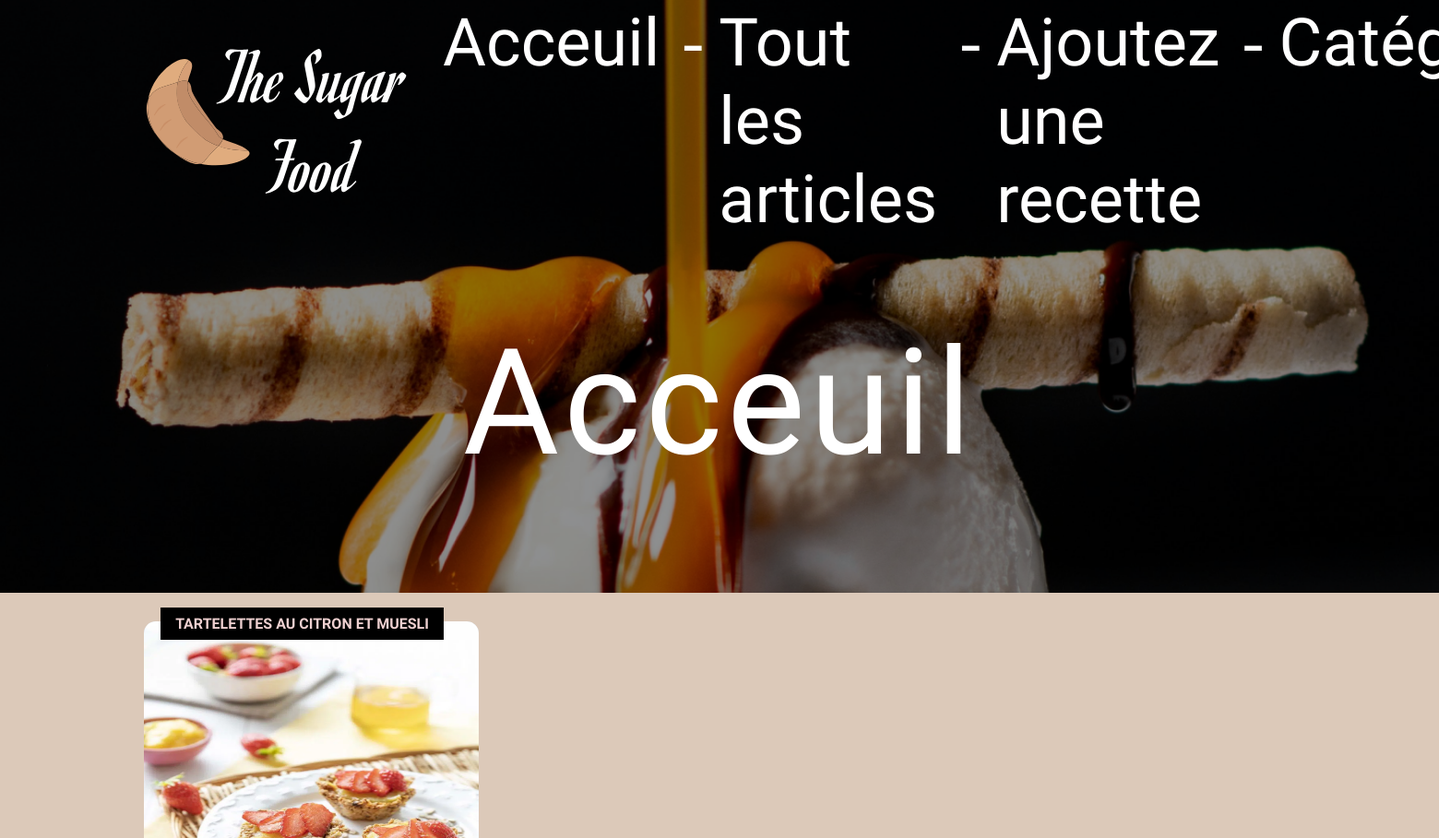
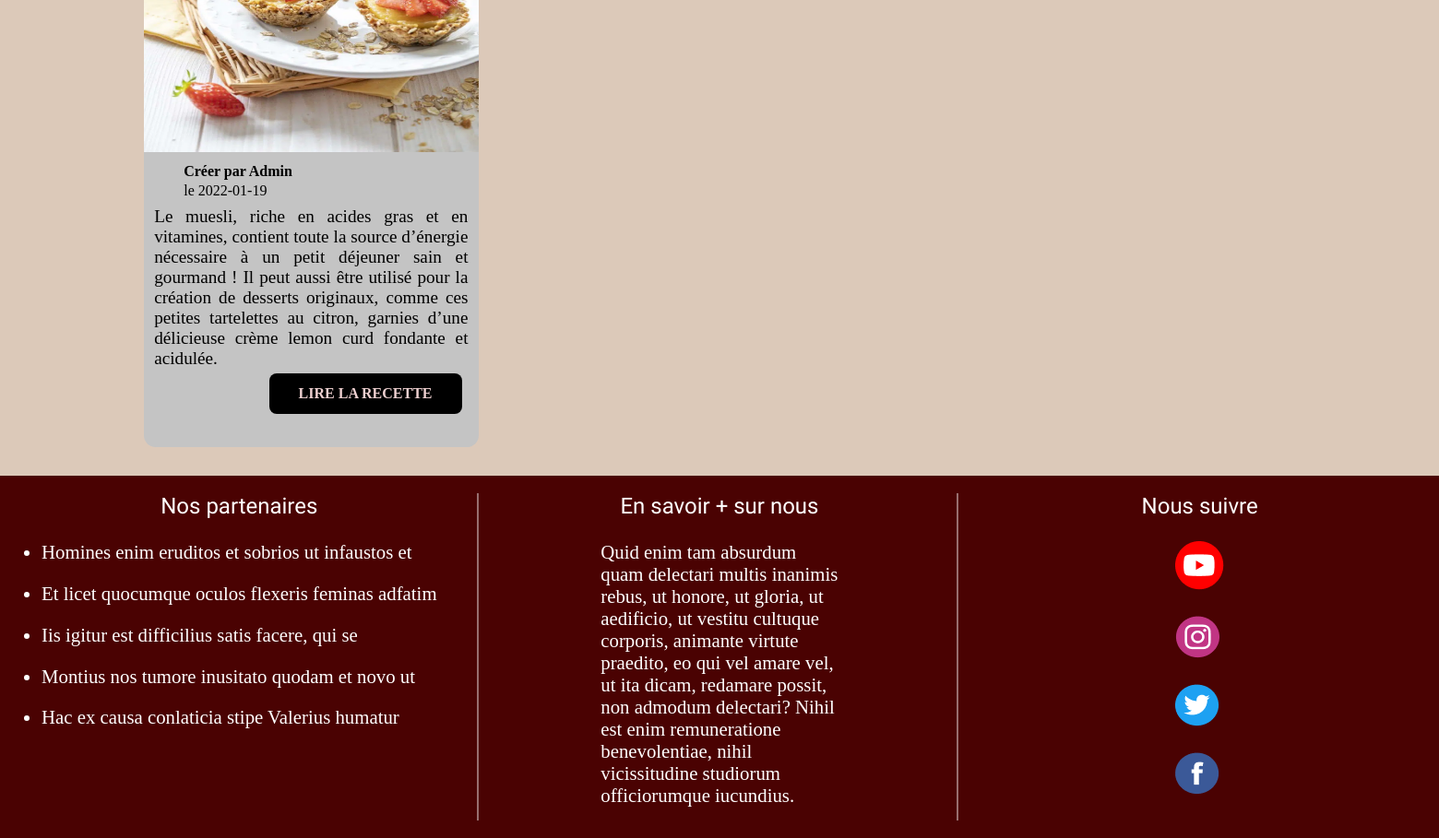
The app's page /articles_categorie.php?id_categorie=5 with its own data (2 pictures, top to bottom).
### tables this page shows
CREATE TABLE IF NOT EXISTS `article_categorie` (
  `id_categorie_article` int(11) NOT NULL AUTO_INCREMENT,
  `id_categorie` int(11) NOT NULL,
  `id_article` int(11) NOT NULL,
  PRIMARY KEY (`id_categorie_article`)
);

CREATE TABLE IF NOT EXISTS `articles` (
  `id_article` int(11) NOT NULL AUTO_INCREMENT,
  `titre_article` varchar(255) NOT NULL,
  `img_article` varchar(255) NOT NULL,
  `description_article` text NOT NULL,
  `ingredients_article` text NOT NULL,
  `preparation_article` mediumtext NOT NULL,
  `auteur_article` varchar(255) NOT NULL,
  `date_publication_article` date NOT NULL,
  PRIMARY KEY (`id_article`)
);

### articles_categorie.php (the view, shortened to what this page needs)
<?php
    require_once 'connect.php';
    $id_cat = $_GET['id_categorie'];
    $req = $db->query("SELECT article_categorie.id_article, article_categorie.id_categorie, article_categorie.id_categorie_article, `titre_article`, `img_article`, `description_article`, `auteur_article`, `date_publication_article` FROM `article_categorie`
        INNER JOIN `articles` ON article_categorie.id_article = articles.id_article
        INNER JOIN `categories` ON article_categorie.id_categorie = categories.id_categorie
        WHERE article_categorie.id_categorie = $id_cat");
?>
<section id="all_articles">
<?php
    foreach($req as $article) {
?>
        <article class="bg_grey">
            <h2><?=$article['titre_article'] ?></h2>
            <figure>
                <img class="img_articles" src="./views/assets/img/img_recette/<?= $article['img_article']?>" alt="photo article">
            </figure>
            <div class="info_article">
                <p class="auteur_article">Créer par <?=$article['auteur_article']?></p>
                <p class="date_publier">le <?= $article['date_publication_article']?></p>
                <p class="description_articles"><?= $article['description_article'] ?></p>
            </div>
            <a class="lien_article" href="article.php?id=<?=$article['id_article']?>">Lire la recette</a>
        </article>
<?php
    }
?>
</section>
<?php
    require '../P2-OFP-BLOG/views/template/template.php';

### views/assets/css/style.css (style rules this page uses)
* { margin: 0; padding: 0; }
#all_articles { display: grid; grid-template-columns: repeat(3, 1fr); gap: 5rem; }
#all_articles > article { position: relative; min-height: 45rem; border-radius: 0.8rem; }
#all_articles > article > h2 { position: absolute; background-color: #000; color: #EED0D0; font-size: 1rem; text-transform: uppercase; text-align: center; font-family: 'Rye'; padding: 0.5rem 1rem; top: -2%; left: 5%; }
#all_articles > article figure { margin-bottom: 0.5rem; }
.bg_grey { background-color: #C4C4C4; }
.info_article { padding: 0 0.7rem; }
.auteur_article { margin-bottom: 0.2rem; font-weight: 700; }
.date_publier { margin-bottom: 0.5rem; }
.auteur_article, .date_publier { padding-left: 2rem; }
.description_articles { font-size: 1.2rem; text-align: justify; }
.img_articles { width: 100%; height: 400px; border-top-left-radius: 0.8rem; border-top-right-radius: 0.8rem; }
.lien_article { position: absolute; bottom: 5%; right: 5%; text-transform: uppercase; font-weight: 700; border-radius: .5rem; display: inline-block; text-decoration: none; color: #EED0D0; background-color: #000; padding: .8rem 2rem; }

### records on screen
article_categorie: id_article.titre_article "TARTELETTES AU CITRON ET MUESLI", id_article.img_article (picture), id_article.auteur_article "Admin", id_article.date_publication_article "2022-01-19", id_article.description_article "Le muesli, riche en acides gras et en vitamines, contient toute la source d’énergie nécessaire à un petit déjeuner sain et gourmand ! Il peut aussi être utilisé pour la création de desserts originaux, comme ces petites tartelettes au citron, garnies d’une délicieuse crème lemon curd fondante et acidulée."
